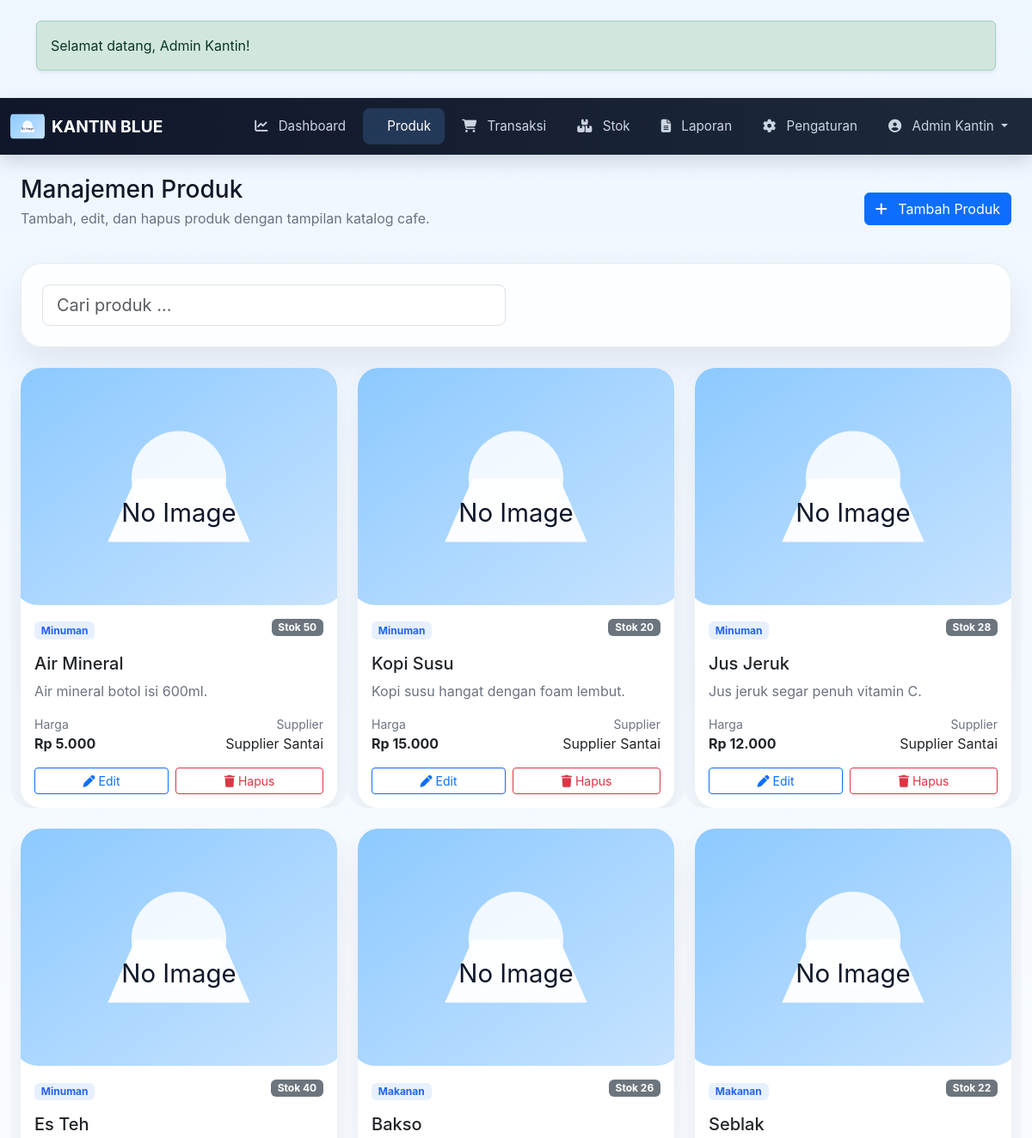
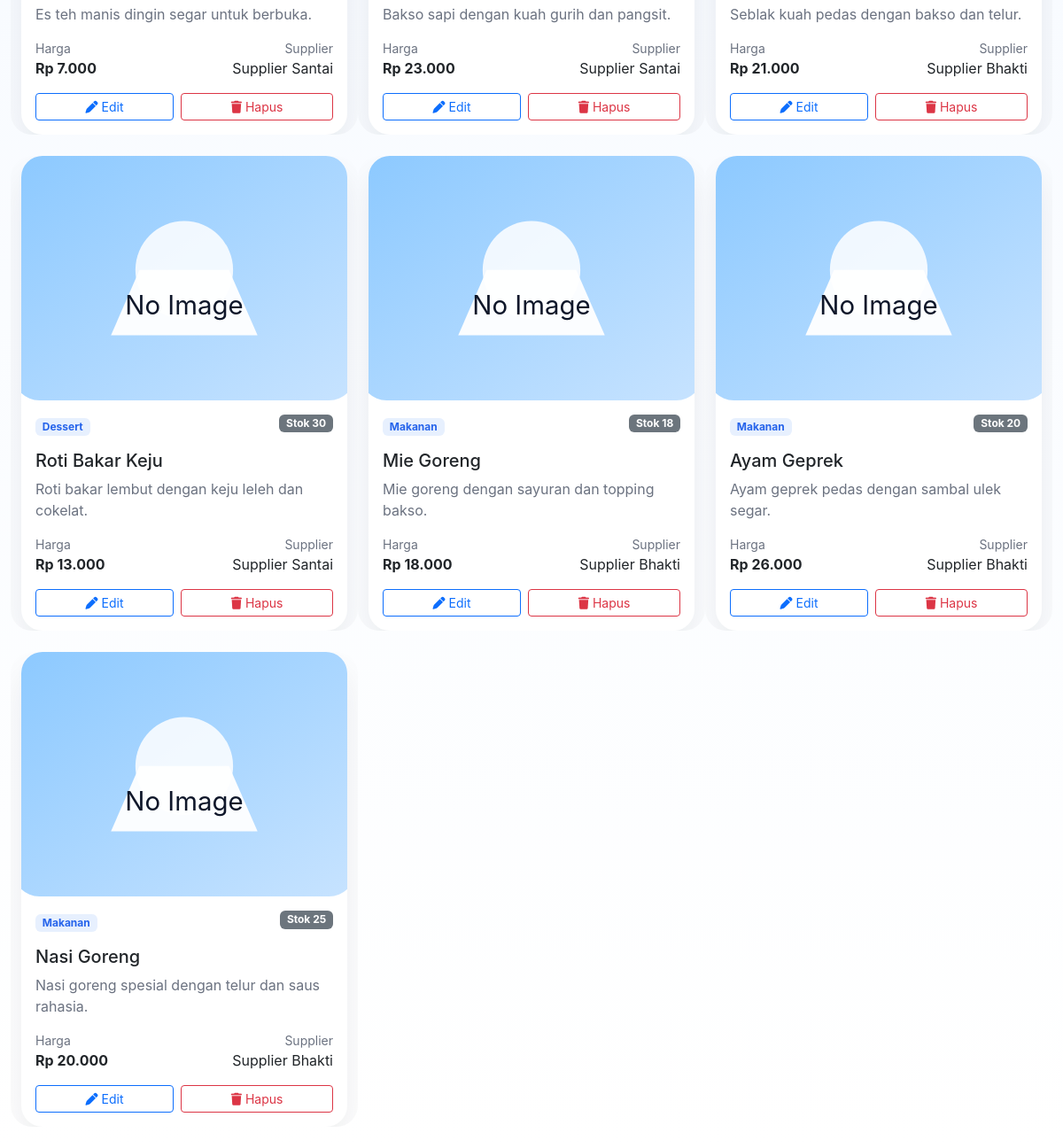
The page /products.php (signed in) on the database its author committed (2 pictures, top to bottom).
### tables this page shows
CREATE TABLE users (
    id INT UNSIGNED AUTO_INCREMENT PRIMARY KEY,
    nisn VARCHAR(50) NOT NULL UNIQUE,
    password VARCHAR(255) NOT NULL,
    name VARCHAR(100) NOT NULL,
    role VARCHAR(20) NOT NULL DEFAULT 'admin',
    created_at DATETIME NOT NULL
);

CREATE TABLE products (
    id INT UNSIGNED AUTO_INCREMENT PRIMARY KEY,
    kode_produk VARCHAR(50) NOT NULL UNIQUE,
    nama_produk VARCHAR(150) NOT NULL,
    deskripsi_produk TEXT NOT NULL,
    category_id INT UNSIGNED NOT NULL,
    supplier_id INT UNSIGNED NOT NULL,
    stok INT UNSIGNED NOT NULL DEFAULT 0,
    minimal_stok INT UNSIGNED NOT NULL DEFAULT 5,
    unit VARCHAR(30) NOT NULL DEFAULT 'pcs',
    harga_beli INT UNSIGNED NOT NULL DEFAULT 0,
    harga_jual INT UNSIGNED NOT NULL DEFAULT 0,
    gambar_produk VARCHAR(255) DEFAULT NULL,
    tanggal_ditambahkan DATE NOT NULL,
    FOREIGN KEY (category_id) REFERENCES categories(id) ON DELETE RESTRICT ON UPDATE CASCADE,
    FOREIGN KEY (supplier_id) REFERENCES suppliers(id) ON DELETE RESTRICT ON UPDATE CASCADE
);

CREATE TABLE categories (
    id INT UNSIGNED AUTO_INCREMENT PRIMARY KEY,
    name VARCHAR(100) NOT NULL UNIQUE
);

CREATE TABLE suppliers (
    id INT UNSIGNED AUTO_INCREMENT PRIMARY KEY,
    name VARCHAR(120) NOT NULL,
    phone VARCHAR(30) DEFAULT NULL,
    email VARCHAR(120) DEFAULT NULL
);

### inc/functions.php (called while the page is built, shortened)
<?php
require_once __DIR__ . '/db.php';
function flash() {
    if (!empty($_SESSION['flash'])) {
        $flash = $_SESSION['flash'];
        return $flash;
    }
    return null;
}
function current_user() {
    global $pdo;
    $stmt = $pdo->prepare('SELECT * FROM users WHERE id = ? LIMIT 1');
    $stmt->execute([$_SESSION['user_id']]);
    return $stmt->fetch();
}
function format_rp($value) {
    return 'Rp ' . number_format($value, 0, ',', '.');
}
function build_product_image($image) {
    return 'assets/images/product-default.svg';
}

### products.php (the view, shortened to what this page needs)
<?php
$pdo = pdo();
$products = $pdo->query('SELECT p.*, c.name AS kategori, s.name AS supplier FROM products p LEFT JOIN categories c ON p.category_id = c.id LEFT JOIN suppliers s ON p.supplier_id = s.id ORDER BY p.id DESC')->fetchAll();
?>
<?php require_once __DIR__ . '/inc/header.php'; ?>
<?php require_once __DIR__ . '/inc/navbar.php'; ?>
<div class="main-content container-fluid">
    <div class="topbar mb-4">
        <div>
            <h1 class="h3 mb-1">Manajemen Produk</h1>
            <p class="text-muted">Tambah, edit, dan hapus produk dengan tampilan katalog cafe.</p>
        </div>
        <div>
            <a href="product_form.php" class="btn btn-primary"><i class="fa-solid fa-plus me-2"></i> Tambah Produk</a>
        </div>
    </div>
    <div class="card card-glass p-4 shadow-soft mb-4">
        <div class="row gy-3">
            <div class="col-md-6">
                <input type="text" id="productSearch" class="form-control form-control-lg" placeholder="Cari produk ...">
            </div>
        </div>
    </div>
    <div class="row g-4" id="productGrid">
        <?php foreach ($products as $product): ?>
            <div class="col-sm-6 col-xl-4 product-card">
                <div class="card product-card shadow-soft">
                    <img src="<?= build_product_image($product['gambar_produk']) ?>" class="card-img-top" alt="<?= htmlspecialchars($product['nama_produk']) ?>">
                    <div class="card-body">
                        <div class="d-flex justify-content-between align-items-start mb-3">
                            <div>
                                <span class="badge badge-soft"><?= htmlspecialchars($product['kategori']) ?></span>
                            </div>
                            <span class="badge bg-<?= $product['stok'] <= $product['minimal_stok'] ? 'danger' : 'secondary' ?>">Stok <?= $product['stok'] ?></span>
                        </div>
                        <h5 class="card-title mb-2"><?= htmlspecialchars($product['nama_produk']) ?></h5>
                        <p class="card-text text-muted mb-3"><?= htmlspecialchars($product['deskripsi_produk']) ?></p>
                        <div class="d-flex justify-content-between align-items-center mb-3">
                            <div>
                                <div class="text-muted small">Harga</div>
                                <strong><?= format_rp($product['harga_jual']) ?></strong>
                            </div>
                            <div class="text-end">
                                <div class="text-muted small">Supplier</div>
                                <span><?= htmlspecialchars($product['supplier']) ?></span>
                            </div>
                        </div>
                        <div class="d-flex gap-2">
                            <a href="product_form.php?id=<?= $product['id'] ?>" class="btn btn-outline-primary btn-sm flex-fill"><i class="fa-solid fa-pen"></i> Edit</a>
                            <a href="delete_product.php?id=<?= $product['id'] ?>" class="btn btn-outline-danger btn-sm flex-fill" onclick="return confirm('Hapus produk ini?');"><i class="fa-solid fa-trash"></i> Hapus</a>
                        </div>
                    </div>
                </div>
            </div>
        <?php endforeach; ?>
    </div>
</div>
<?php require_once __DIR__ . '/inc/footer.php'; ?>

### inc/header.php (shortened to what this page needs)
<!DOCTYPE html>
<html lang="id">
<head>
    <link href="https://cdn.jsdelivr.net/npm/bootstrap@5.3.2/dist/css/bootstrap.min.css" rel="stylesheet">
    <link rel="stylesheet" href="https://cdnjs.cloudflare.com/ajax/libs/font-awesome/6.5.2/css/all.min.css" />
    <link rel="stylesheet" href="assets/css/style.css">
</head>
<body>
<?php if (function_exists('flash') && ($flash = flash())): ?>
    <div class="container py-3 mt-2">
        <div class="alert alert-<?= htmlspecialchars($flash['type']) ?> shadow-sm" role="alert">
            <?= htmlspecialchars($flash['message']) ?>
        </div>
    </div>
<?php endif; ?>
<div class="app-container">

### inc/navbar.php (shortened to what this page needs)
<?php
$active = basename($_SERVER['PHP_SELF']);
$user = current_user();
?>
<nav class="navbar navbar-expand-lg navbar-dark" style="background: linear-gradient(90deg, #0f172a 0%, #1e293b 100%); box-shadow: 0 8px 20px rgba(15,23,42,0.15);">
    <div class="container-fluid">
        <a class="navbar-brand fw-bold d-flex align-items-center gap-2" href="dashboard.php">
            <img src="assets/images/product-default.svg" alt="Logo" style="height:40px; width:40px; border-radius:10px;">
            <span>KANTIN BLUE</span>
        </a>
        <div class="collapse navbar-collapse" id="navbarNav">
            <ul class="navbar-nav ms-auto gap-1">
                <li class="nav-item">
                    <a class="nav-link <?= $active === 'dashboard.php' ? 'active' : '' ?>" href="dashboard.php"><i class="fa-solid fa-chart-line me-2"></i> Dashboard</a>
                </li>
                <li class="nav-item">
                    <a class="nav-link <?= in_array($active, ['products.php','product_form.php']) ? 'active' : '' ?>" href="products.php"><i class="fa-solid fa-burger-soda me-2"></i> Produk</a>
                </li>
                <li class="nav-item">
                    <a class="nav-link <?= $active === 'transactions.php' ? 'active' : '' ?>" href="transactions.php"><i class="fa-solid fa-cart-shopping me-2"></i> Transaksi</a>
                </li>
                <li class="nav-item">
                    <a class="nav-link <?= $active === 'stock_history.php' ? 'active' : '' ?>" href="stock_history.php"><i class="fa-solid fa-boxes-stacked me-2"></i> Stok</a>
                </li>
                <li class="nav-item">
                    <a class="nav-link <?= $active === 'reports.php' ? 'active' : '' ?>" href="reports.php"><i class="fa-solid fa-file-lines me-2"></i> Laporan</a>
                </li>
                <li class="nav-item">
                    <a class="nav-link <?= $active === 'settings.php' ? 'active' : '' ?>" href="settings.php"><i class="fa-solid fa-gear me-2"></i> Pengaturan</a>
                </li>
                <li class="nav-item dropdown">
                    <a class="nav-link dropdown-toggle" href="#" id="adminDropdown" role="button" data-bs-toggle="dropdown" aria-expanded="false">
                        <i class="fa-solid fa-user-circle me-2"></i> <?= htmlspecialchars($user['name']) ?>
                    </a>
                </li>
            </ul>
        </div>
    </div>
</nav>

### inc/footer.php (shortened to what this page needs)
</div>
</body>
</html>

### assets/css/style.css (style rules this page uses)
:root { --bg: #f8fbff; --surface: #ffffff; --surface-2: #f2f8ff; --text: #111827; --muted: #6b7280; --blue: #5d8cff; --blue-soft: #d5e3ff; --black: #111827; --danger: #ef4444; --success: #10b981; }
* { box-sizing: border-box; }
body { margin: 0; font-family: 'Inter', sans-serif; background: linear-gradient(180deg, #eef6ff 0%, #f8fbff 50%, #ffffff 100%); color: var(--text); }
.app-container { display: flex; flex-direction: column; min-height: 100vh; }
.navbar { flex-shrink: 0; }
.navbar-brand { font-size: 1.2rem; font-weight: 700; color: #fff !important; }
.navbar-nav { font-size: 0.95rem; }
.navbar-nav .nav-link { color: #cbd5e1 !important; transition: all 0.25s ease; border-radius: 8px; padding: 0.6rem 1rem !important; }
.navbar-nav .nav-link:hover, .navbar-nav .nav-link.active { background: rgba(96, 165, 250, 0.2); color: #fff !important; }
.main-content { flex: 1; padding: 24px; }
.card-glass, .panel-glass { background: rgba(255,255,255,0.85); border: 1px solid rgba(148,163,184,0.2); border-radius: 24px; box-shadow: 0 20px 50px rgba(15,23,42,0.08); }
.card-glass { padding: 22px; }
.shadow-soft { box-shadow: 0 20px 40px rgba(15,23,42,0.08); }
.product-card { border: none; border-radius: 24px; overflow: hidden; transition: transform 0.25s ease, box-shadow 0.25s ease; }
.product-card .card-img-top { aspect-ratio: 4 / 3; object-fit: cover; }
.badge-soft { background: rgba(59,130,246,0.12); color: #2563eb; }
.text-muted { color: var(--muted) !important; }
.topbar { display: flex; justify-content: space-between; align-items: center; gap: 12px; margin-bottom: 24px; }

### rows shown on the page
users: name "Admin Kantin"
products: category.name "Minuman", stok "50", nama_produk "Air Mineral", deskripsi_produk "Air mineral botol isi 600ml.", harga_jual "Rp 5.000", supplier.name "Supplier Santai"
products: category.name "Minuman", stok "20", nama_produk "Kopi Susu", deskripsi_produk "Kopi susu hangat dengan foam lembut.", harga_jual "Rp 15.000", supplier.name "Supplier Santai"
products: category.name "Minuman", stok "28", nama_produk "Jus Jeruk", deskripsi_produk "Jus jeruk segar penuh vitamin C.", harga_jual "Rp 12.000", supplier.name "Supplier Santai"
products: category.name "Minuman", stok "40", nama_produk "Es Teh", deskripsi_produk "Es teh manis dingin segar untuk berbuka.", harga_jual "Rp 7.000", supplier.name "Supplier Santai"
products: category.name "Makanan", stok "26", nama_produk "Bakso", deskripsi_produk "Bakso sapi dengan kuah gurih dan pangsit.", harga_jual "Rp 23.000", supplier.name "Supplier Santai"
products: category.name "Makanan", stok "22", nama_produk "Seblak", deskripsi_produk "Seblak kuah pedas dengan bakso dan telur.", harga_jual "Rp 21.000", supplier.name "Supplier Bhakti"
products: category.name "Dessert", stok "30", nama_produk "Roti Bakar Keju", deskripsi_produk "Roti bakar lembut dengan keju leleh dan cokelat.", harga_jual "Rp 13.000", supplier.name "Supplier Santai"
products: category.name "Makanan", stok "18", nama_produk "Mie Goreng", deskripsi_produk "Mie goreng dengan sayuran dan topping bakso.", harga_jual "Rp 18.000", supplier.name "Supplier Bhakti"
products: category.name "Makanan", stok "20", nama_produk "Ayam Geprek", deskripsi_produk "Ayam geprek pedas dengan sambal ulek segar.", harga_jual "Rp 26.000", supplier.name "Supplier Bhakti"
products: category.name "Makanan", stok "25", nama_produk "Nasi Goreng", deskripsi_produk "Nasi goreng spesial dengan telur dan saus rahasia.", harga_jual "Rp 20.000", supplier.name "Supplier Bhakti"

### other values the page prints
$flash['message'] "Selamat datang, Admin Kantin!"
